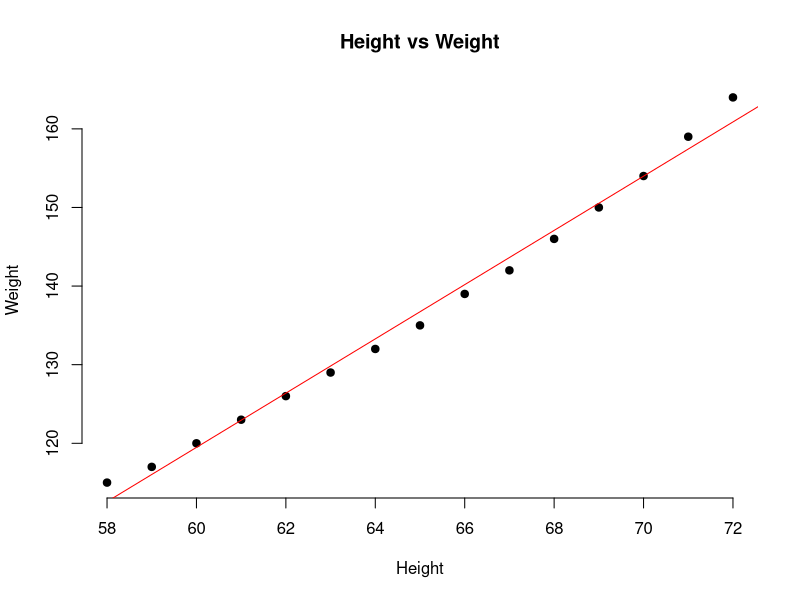
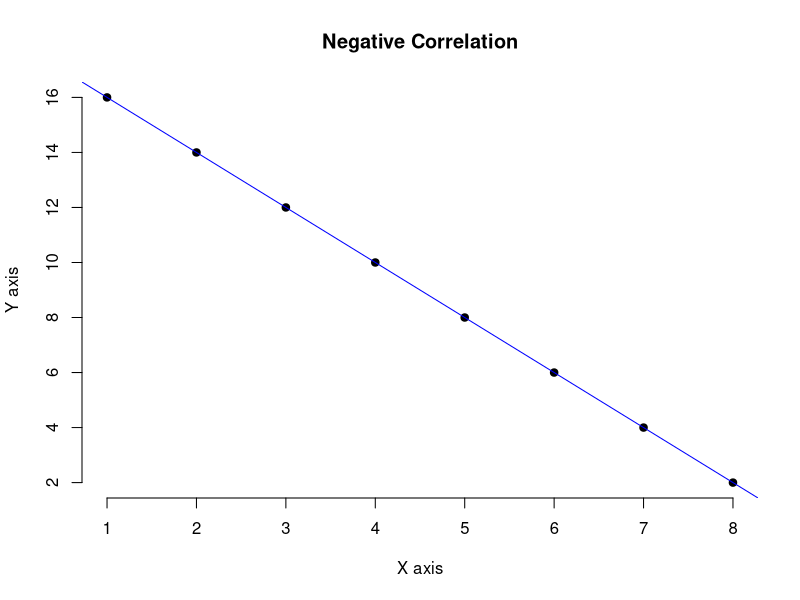
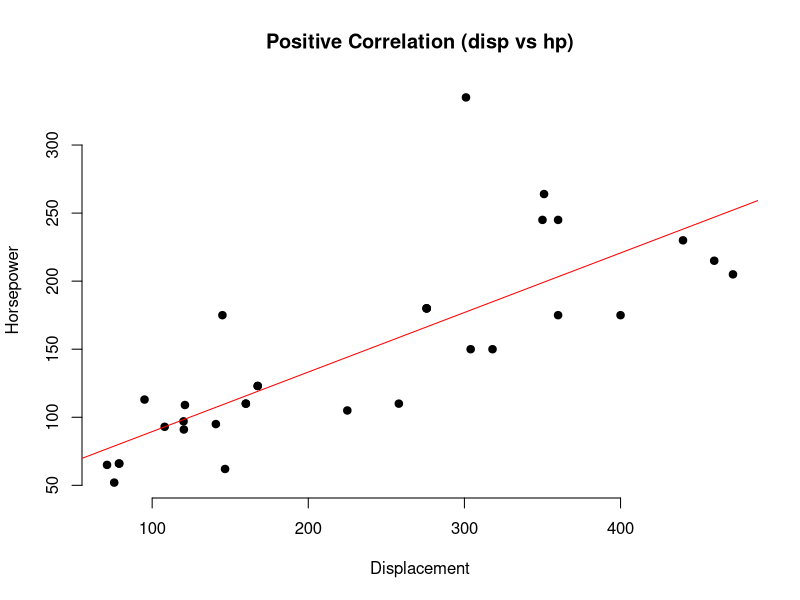
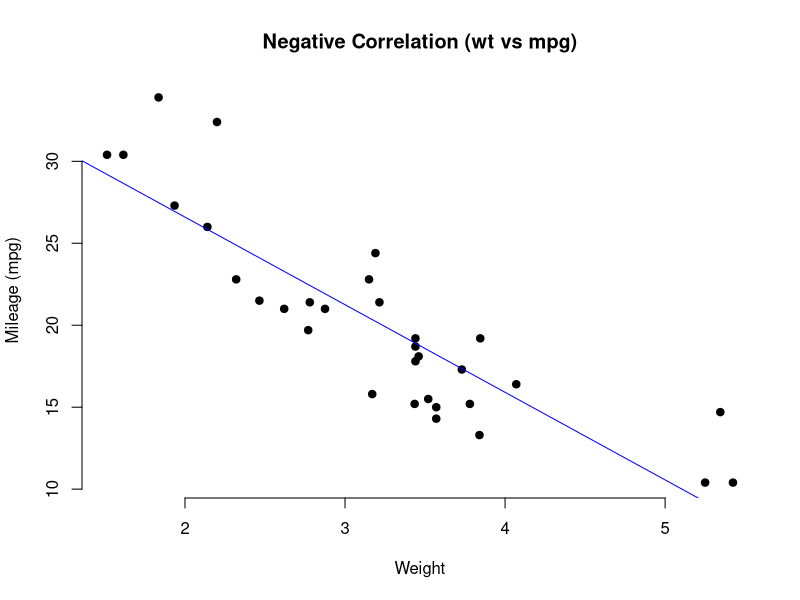

Source code (R) for these figures, in order:
data(women)
women
x <- women$height
y <- women$weight
cor(x,y)
plot(x, y,
     main = "Height vs Weight",
     xlab = "Height",
     ylab = "Weight",
     pch = 19,
     frame = FALSE)
abline(lm(y~x), col="red")

x <- c(1,2,3,4,5,6,7,8)
y <- c(16,14,12,10,8,6,4,2)


cor(x,y)


plot(x, y,
     main = "Negative Correlation",
     xlab = "X axis",
     ylab = "Y axis",
     pch = 19,
     frame = FALSE)


abline(lm(y~x), col="blue")
data(mtcars)
mtcars
x <- mtcars$disp
y <- mtcars$hp

cor(x,y)

plot(x, y,
     main = "Positive Correlation (disp vs hp)",
     xlab = "Displacement",
     ylab = "Horsepower",
     pch = 19,
     frame = FALSE)

abline(lm(y~x), col="red")

x <- mtcars$wt
y <- mtcars$mpg

cor(x,y)

plot(x, y,
     main = "Negative Correlation (wt vs mpg)",
     xlab = "Weight",
     ylab = "Mileage (mpg)",
     pch = 19,
     frame = FALSE)

abline(lm(y~x), col="blue")
